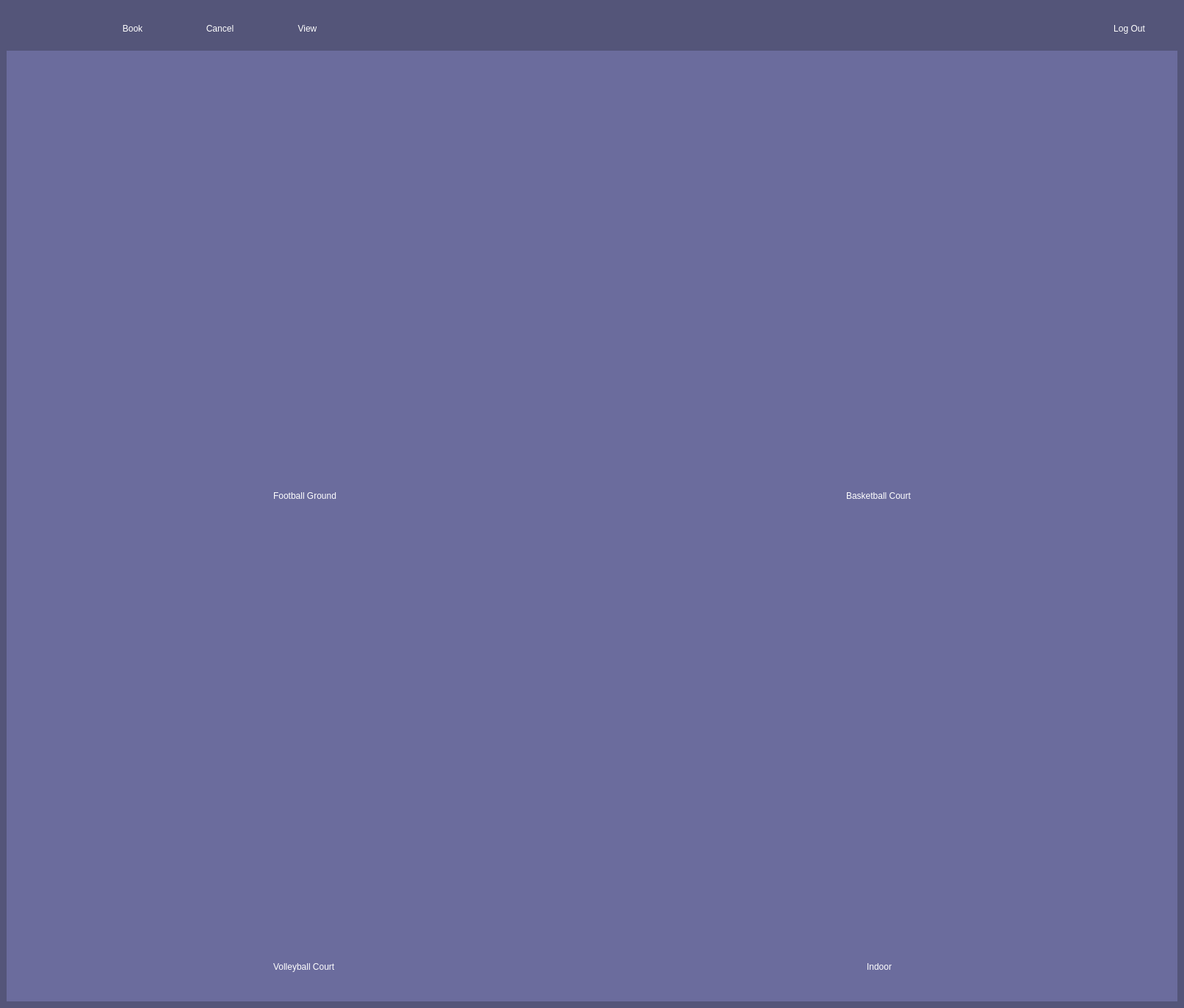
<?xml version="1.0" encoding="UTF-8"?>
<ui version="4.0">
 <class>mainpage</class>
 <widget class="QMainWindow" name="mainpage">
  <property name="geometry">
   <rect>
    <x>0</x>
    <y>0</y>
    <width>1612</width>
    <height>1372</height>
   </rect>
  </property>
  <property name="windowTitle">
   <string>MainWindow</string>
  </property>
  <widget class="QWidget" name="centralwidget">
   <property name="styleSheet">
    <string notr="true">background-color: rgb(84,85,121);</string>
   </property>
   <layout class="QVBoxLayout" name="verticalLayout">
    <property name="spacing">
     <number>0</number>
    </property>
    <item>
     <widget class="QFrame" name="frame">
      <property name="sizePolicy">
       <sizepolicy hsizetype="Maximum" vsizetype="Fixed">
        <horstretch>0</horstretch>
        <verstretch>0</verstretch>
       </sizepolicy>
      </property>
      <property name="maximumSize">
       <size>
        <width>1999022</width>
        <height>60</height>
       </size>
      </property>
      <property name="styleSheet">
       <string notr="true">border-style:solid;
border-width:0px;
border:0px;
padding:0px;
margin:0px;</string>
      </property>
      <property name="frameShape">
       <enum>QFrame::StyledPanel</enum>
      </property>
      <property name="frameShadow">
       <enum>QFrame::Raised</enum>
      </property>
      <layout class="QHBoxLayout" name="horizontalLayout">
       <property name="topMargin">
        <number>0</number>
       </property>
       <property name="bottomMargin">
        <number>0</number>
       </property>
       <item>
        <widget class="QLabel" name="label">
         <property name="sizePolicy">
          <sizepolicy hsizetype="Fixed" vsizetype="Fixed">
           <horstretch>0</horstretch>
           <verstretch>0</verstretch>
          </sizepolicy>
         </property>
         <property name="maximumSize">
          <size>
           <width>60</width>
           <height>60</height>
          </size>
         </property>
         <property name="text">
          <string/>
         </property>
         <property name="pixmap">
          <pixmap resource="images.qrc">:/img/GMS_LOGO.png</pixmap>
         </property>
         <property name="scaledContents">
          <bool>true</bool>
         </property>
        </widget>
       </item>
       <item>
        <spacer name="horizontalSpacer_2">
         <property name="orientation">
          <enum>Qt::Horizontal</enum>
         </property>
         <property name="sizeType">
          <enum>QSizePolicy::Fixed</enum>
         </property>
         <property name="sizeHint" stdset="0">
          <size>
           <width>40</width>
           <height>20</height>
          </size>
         </property>
        </spacer>
       </item>
       <item>
        <widget class="QPushButton" name="button_book">
         <property name="sizePolicy">
          <sizepolicy hsizetype="Fixed" vsizetype="Fixed">
           <horstretch>0</horstretch>
           <verstretch>0</verstretch>
          </sizepolicy>
         </property>
         <property name="maximumSize">
          <size>
           <width>150</width>
           <height>60</height>
          </size>
         </property>
         <property name="styleSheet">
          <string notr="true">QPushButton{
	border-style: solid;
	border-width: 0px;
	font: 24px &quot;Arial&quot;;
	color:white;
}
QPushButton:checked{
	
	font:700 24px &quot;Arial&quot;;
	background-color:rgb(107, 108, 157);
}</string>
         </property>
         <property name="text">
          <string>Book</string>
         </property>
        </widget>
       </item>
       <item>
        <widget class="QPushButton" name="button_cancel">
         <property name="sizePolicy">
          <sizepolicy hsizetype="Preferred" vsizetype="Preferred">
           <horstretch>0</horstretch>
           <verstretch>0</verstretch>
          </sizepolicy>
         </property>
         <property name="maximumSize">
          <size>
           <width>150</width>
           <height>100</height>
          </size>
         </property>
         <property name="styleSheet">
          <string notr="true">QPushButton{
	border-style: solid;
	border-width: 0px;
	font: 24px &quot;Arial&quot;;
	color:white;
}
QPushButton:checked{
	
	font:700 24px &quot;Arial&quot;;
	background-color:rgb(107, 108, 157);
}</string>
         </property>
         <property name="text">
          <string>Cancel</string>
         </property>
         <property name="autoExclusive">
          <bool>false</bool>
         </property>
        </widget>
       </item>
       <item>
        <widget class="QPushButton" name="button_view">
         <property name="sizePolicy">
          <sizepolicy hsizetype="Fixed" vsizetype="Fixed">
           <horstretch>0</horstretch>
           <verstretch>0</verstretch>
          </sizepolicy>
         </property>
         <property name="maximumSize">
          <size>
           <width>150</width>
           <height>60</height>
          </size>
         </property>
         <property name="styleSheet">
          <string notr="true">QPushButton{
	border-style: solid;
	border-width: 0px;
	font: 24px &quot;Arial&quot;;
	color:white;
}
QPushButton:checked{
	
	font:700 24px &quot;Arial&quot;;
	background-color:rgb(107, 108, 157);
}</string>
         </property>
         <property name="text">
          <string>View</string>
         </property>
        </widget>
       </item>
       <item>
        <spacer name="verticalSpacer">
         <property name="orientation">
          <enum>Qt::Vertical</enum>
         </property>
         <property name="sizeHint" stdset="0">
          <size>
           <width>1000</width>
           <height>40</height>
          </size>
         </property>
        </spacer>
       </item>
       <item>
        <widget class="QPushButton" name="button_logout">
         <property name="sizePolicy">
          <sizepolicy hsizetype="Fixed" vsizetype="Fixed">
           <horstretch>0</horstretch>
           <verstretch>0</verstretch>
          </sizepolicy>
         </property>
         <property name="maximumSize">
          <size>
           <width>200</width>
           <height>60</height>
          </size>
         </property>
         <property name="styleSheet">
          <string notr="true">QPushButton{
	border-style: solid;
	border-width: 0px;
	font: 24px &quot;Arial&quot;;
	color:white;
}
QPushButton:hover{
	
	font:700 24px &quot;Arial&quot;;
	background-color:rgb(107, 108, 157);
}</string>
         </property>
         <property name="text">
          <string>Log Out</string>
         </property>
        </widget>
       </item>
      </layout>
     </widget>
    </item>
    <item>
     <widget class="QFrame" name="frame_2">
      <property name="styleSheet">
       <string notr="true">background-color:rgb(107, 108, 157);
border-style:solid;
border-width:0px;</string>
      </property>
      <property name="frameShape">
       <enum>QFrame::StyledPanel</enum>
      </property>
      <property name="frameShadow">
       <enum>QFrame::Raised</enum>
      </property>
      <layout class="QVBoxLayout" name="verticalLayout_2">
       <item>
        <widget class="QFrame" name="frame_3">
         <property name="frameShape">
          <enum>QFrame::StyledPanel</enum>
         </property>
         <property name="frameShadow">
          <enum>QFrame::Raised</enum>
         </property>
         <layout class="QHBoxLayout" name="horizontalLayout_2">
          <item>
           <widget class="QFrame" name="frame_5">
            <property name="styleSheet">
             <string notr="true"/>
            </property>
            <property name="frameShape">
             <enum>QFrame::StyledPanel</enum>
            </property>
            <property name="frameShadow">
             <enum>QFrame::Raised</enum>
            </property>
            <layout class="QVBoxLayout" name="verticalLayout_3">
             <item alignment="Qt::AlignHCenter">
              <widget class="QPushButton" name="button_football">
               <property name="sizePolicy">
                <sizepolicy hsizetype="Preferred" vsizetype="Preferred">
                 <horstretch>0</horstretch>
                 <verstretch>0</verstretch>
                </sizepolicy>
               </property>
               <property name="minimumSize">
                <size>
                 <width>200</width>
                 <height>200</height>
                </size>
               </property>
               <property name="maximumSize">
                <size>
                 <width>600</width>
                 <height>600</height>
                </size>
               </property>
               <property name="styleSheet">
                <string notr="true"/>
               </property>
               <property name="text">
                <string/>
               </property>
               <property name="icon">
                <iconset resource="images.qrc">
                 <normaloff>:/img/footballll.png</normaloff>
                 <selectedon>:/img/footballll_op.png</selectedon>:/img/footballll.png</iconset>
               </property>
               <property name="iconSize">
                <size>
                 <width>400</width>
                 <height>400</height>
                </size>
               </property>
              </widget>
             </item>
             <item alignment="Qt::AlignHCenter">
              <widget class="QLabel" name="label_2">
               <property name="sizePolicy">
                <sizepolicy hsizetype="Preferred" vsizetype="Fixed">
                 <horstretch>0</horstretch>
                 <verstretch>0</verstretch>
                </sizepolicy>
               </property>
               <property name="minimumSize">
                <size>
                 <width>0</width>
                 <height>40</height>
                </size>
               </property>
               <property name="styleSheet">
                <string notr="true">border-width:0px;
background-color:transparent;
font: 700 18px &quot;Arial&quot;;
color:white;</string>
               </property>
               <property name="text">
                <string>Football Ground</string>
               </property>
              </widget>
             </item>
            </layout>
           </widget>
          </item>
          <item>
           <widget class="QFrame" name="frame_6">
            <property name="frameShape">
             <enum>QFrame::StyledPanel</enum>
            </property>
            <property name="frameShadow">
             <enum>QFrame::Raised</enum>
            </property>
            <layout class="QVBoxLayout" name="verticalLayout_4">
             <item alignment="Qt::AlignHCenter">
              <widget class="QPushButton" name="button_basketball">
               <property name="sizePolicy">
                <sizepolicy hsizetype="Preferred" vsizetype="Preferred">
                 <horstretch>0</horstretch>
                 <verstretch>0</verstretch>
                </sizepolicy>
               </property>
               <property name="minimumSize">
                <size>
                 <width>200</width>
                 <height>200</height>
                </size>
               </property>
               <property name="maximumSize">
                <size>
                 <width>600</width>
                 <height>600</height>
                </size>
               </property>
               <property name="styleSheet">
                <string notr="true"/>
               </property>
               <property name="text">
                <string/>
               </property>
               <property name="icon">
                <iconset resource="images.qrc">
                 <normaloff>:/img/basketball-court.png</normaloff>:/img/basketball-court.png</iconset>
               </property>
               <property name="iconSize">
                <size>
                 <width>400</width>
                 <height>400</height>
                </size>
               </property>
              </widget>
             </item>
             <item alignment="Qt::AlignHCenter">
              <widget class="QLabel" name="label_3">
               <property name="sizePolicy">
                <sizepolicy hsizetype="Preferred" vsizetype="Fixed">
                 <horstretch>0</horstretch>
                 <verstretch>0</verstretch>
                </sizepolicy>
               </property>
               <property name="minimumSize">
                <size>
                 <width>0</width>
                 <height>40</height>
                </size>
               </property>
               <property name="styleSheet">
                <string notr="true">font: 700 18px &quot;Arial&quot;;
color:white;</string>
               </property>
               <property name="text">
                <string>Basketball Court</string>
               </property>
              </widget>
             </item>
            </layout>
           </widget>
          </item>
         </layout>
        </widget>
       </item>
       <item>
        <widget class="QFrame" name="frame_4">
         <property name="frameShape">
          <enum>QFrame::StyledPanel</enum>
         </property>
         <property name="frameShadow">
          <enum>QFrame::Raised</enum>
         </property>
         <layout class="QHBoxLayout" name="horizontalLayout_3">
          <item>
           <widget class="QFrame" name="frame_7">
            <property name="frameShape">
             <enum>QFrame::StyledPanel</enum>
            </property>
            <property name="frameShadow">
             <enum>QFrame::Raised</enum>
            </property>
            <layout class="QVBoxLayout" name="verticalLayout_5">
             <item alignment="Qt::AlignHCenter">
              <widget class="QPushButton" name="button_volleyball">
               <property name="sizePolicy">
                <sizepolicy hsizetype="Preferred" vsizetype="Preferred">
                 <horstretch>0</horstretch>
                 <verstretch>0</verstretch>
                </sizepolicy>
               </property>
               <property name="minimumSize">
                <size>
                 <width>200</width>
                 <height>200</height>
                </size>
               </property>
               <property name="maximumSize">
                <size>
                 <width>600</width>
                 <height>600</height>
                </size>
               </property>
               <property name="styleSheet">
                <string notr="true"/>
               </property>
               <property name="text">
                <string/>
               </property>
               <property name="icon">
                <iconset resource="images.qrc">
                 <normaloff>:/img/volleyball.png</normaloff>:/img/volleyball.png</iconset>
               </property>
               <property name="iconSize">
                <size>
                 <width>400</width>
                 <height>400</height>
                </size>
               </property>
              </widget>
             </item>
             <item alignment="Qt::AlignHCenter">
              <widget class="QLabel" name="label_4">
               <property name="sizePolicy">
                <sizepolicy hsizetype="Preferred" vsizetype="Fixed">
                 <horstretch>0</horstretch>
                 <verstretch>0</verstretch>
                </sizepolicy>
               </property>
               <property name="minimumSize">
                <size>
                 <width>0</width>
                 <height>40</height>
                </size>
               </property>
               <property name="styleSheet">
                <string notr="true">font: 700 18px &quot;Arial&quot;;
color:white;</string>
               </property>
               <property name="text">
                <string>Volleyball Court</string>
               </property>
              </widget>
             </item>
            </layout>
           </widget>
          </item>
          <item>
           <widget class="QFrame" name="frame_8">
            <property name="frameShape">
             <enum>QFrame::StyledPanel</enum>
            </property>
            <property name="frameShadow">
             <enum>QFrame::Raised</enum>
            </property>
            <layout class="QVBoxLayout" name="verticalLayout_6">
             <item alignment="Qt::AlignHCenter">
              <widget class="QPushButton" name="button_indoor">
               <property name="sizePolicy">
                <sizepolicy hsizetype="Preferred" vsizetype="Preferred">
                 <horstretch>0</horstretch>
                 <verstretch>0</verstretch>
                </sizepolicy>
               </property>
               <property name="minimumSize">
                <size>
                 <width>200</width>
                 <height>200</height>
                </size>
               </property>
               <property name="maximumSize">
                <size>
                 <width>600</width>
                 <height>600</height>
                </size>
               </property>
               <property name="styleSheet">
                <string notr="true"/>
               </property>
               <property name="text">
                <string/>
               </property>
               <property name="icon">
                <iconset resource="images.qrc">
                 <normaloff>:/img/house.png</normaloff>:/img/house.png</iconset>
               </property>
               <property name="iconSize">
                <size>
                 <width>300</width>
                 <height>300</height>
                </size>
               </property>
              </widget>
             </item>
             <item alignment="Qt::AlignHCenter">
              <widget class="QLabel" name="label_5">
               <property name="sizePolicy">
                <sizepolicy hsizetype="Preferred" vsizetype="Fixed">
                 <horstretch>0</horstretch>
                 <verstretch>0</verstretch>
                </sizepolicy>
               </property>
               <property name="minimumSize">
                <size>
                 <width>0</width>
                 <height>40</height>
                </size>
               </property>
               <property name="styleSheet">
                <string notr="true">font: 700 18px &quot;Arial&quot;;
color:white;</string>
               </property>
               <property name="text">
                <string>Indoor</string>
               </property>
              </widget>
             </item>
            </layout>
           </widget>
          </item>
         </layout>
        </widget>
       </item>
      </layout>
     </widget>
    </item>
   </layout>
  </widget>
 </widget>
 <resources>
  <include location="images.qrc"/>
 </resources>
 <connections/>
</ui>
